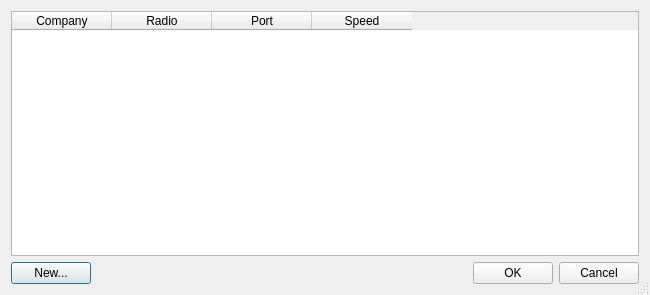
<?xml version="1.0" encoding="UTF-8"?>
<ui version="4.0">
 <class>RigSelector</class>
 <widget class="QDialog" name="RigSelector">
  <property name="geometry">
   <rect>
    <x>0</x>
    <y>0</y>
    <width>650</width>
    <height>295</height>
   </rect>
  </property>
  <property name="windowTitle">
   <string>Rig Selector</string>
  </property>
  <property name="sizeGripEnabled">
   <bool>true</bool>
  </property>
  <property name="modal">
   <bool>true</bool>
  </property>
  <layout class="QVBoxLayout" name="verticalLayout">
   <item>
    <widget class="QTableWidget" name="tableWidget">
     <column>
      <property name="text">
       <string>Company</string>
      </property>
     </column>
     <column>
      <property name="text">
       <string>Radio</string>
      </property>
     </column>
     <column>
      <property name="text">
       <string>Port</string>
      </property>
     </column>
     <column>
      <property name="text">
       <string>Speed</string>
      </property>
     </column>
    </widget>
   </item>
   <item>
    <layout class="QHBoxLayout" name="horizontalLayout">
     <item>
      <widget class="QPushButton" name="btnNew">
       <property name="text">
        <string>New...</string>
       </property>
      </widget>
     </item>
     <item>
      <spacer name="horizontalSpacer">
       <property name="orientation">
        <enum>Qt::Horizontal</enum>
       </property>
       <property name="sizeHint" stdset="0">
        <size>
         <width>40</width>
         <height>20</height>
        </size>
       </property>
      </spacer>
     </item>
     <item>
      <widget class="QPushButton" name="btnOk">
       <property name="text">
        <string>OK</string>
       </property>
      </widget>
     </item>
     <item>
      <widget class="QPushButton" name="btnCancel">
       <property name="text">
        <string>Cancel</string>
       </property>
      </widget>
     </item>
    </layout>
   </item>
  </layout>
 </widget>
 <resources/>
 <connections>
  <connection>
   <sender>btnOk</sender>
   <signal>pressed()</signal>
   <receiver>RigSelector</receiver>
   <slot>accept()</slot>
   <hints>
    <hint type="sourcelabel">
     <x>471</x>
     <y>277</y>
    </hint>
    <hint type="destinationlabel">
     <x>432</x>
     <y>274</y>
    </hint>
   </hints>
  </connection>
  <connection>
   <sender>btnCancel</sender>
   <signal>pressed()</signal>
   <receiver>RigSelector</receiver>
   <slot>reject()</slot>
   <hints>
    <hint type="sourcelabel">
     <x>596</x>
     <y>265</y>
    </hint>
    <hint type="destinationlabel">
     <x>372</x>
     <y>259</y>
    </hint>
   </hints>
  </connection>
  <connection>
   <sender>tableWidget</sender>
   <signal>cellPressed(int,int)</signal>
   <receiver>RigSelector</receiver>
   <slot>selectRig(int)</slot>
   <hints>
    <hint type="sourcelabel">
     <x>164</x>
     <y>162</y>
    </hint>
    <hint type="destinationlabel">
     <x>235</x>
     <y>270</y>
    </hint>
   </hints>
  </connection>
  <connection>
   <sender>btnNew</sender>
   <signal>pressed()</signal>
   <receiver>RigSelector</receiver>
   <slot>addNewRig()</slot>
   <hints>
    <hint type="sourcelabel">
     <x>80</x>
     <y>269</y>
    </hint>
    <hint type="destinationlabel">
     <x>137</x>
     <y>268</y>
    </hint>
   </hints>
  </connection>
 </connections>
 <slots>
  <slot>addNewRig()</slot>
  <slot>selectRig(int)</slot>
 </slots>
</ui>
